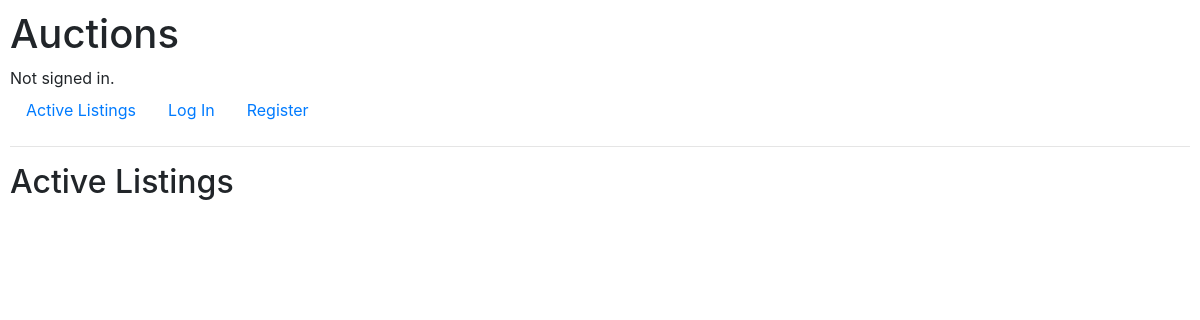
The app's page /, older data.
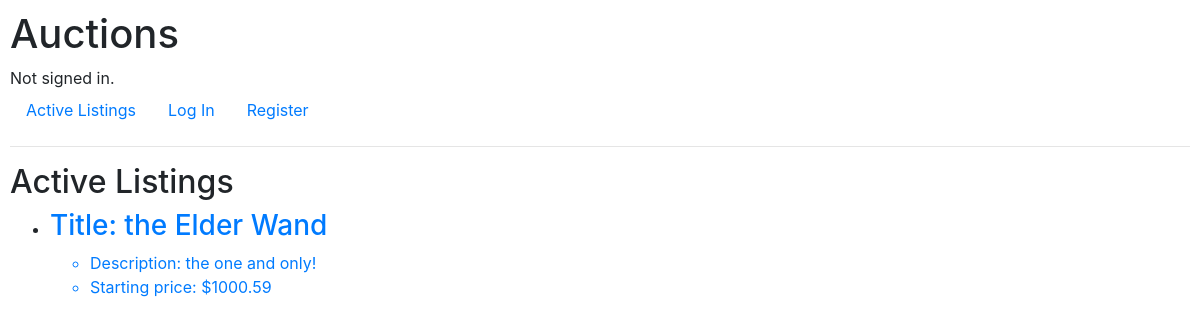
The same page, newer data.
### auctions/models.py (models this page shows, shortened)
class Listing(models.Model):
    title = models.CharField(max_length=100)
    description = models.CharField(max_length=1000)
    price = models.DecimalField(max_digits=10, decimal_places=2)
    category = models.CharField(max_length=64)
    username = models.ForeignKey(User, on_delete=models.CASCADE, related_name="owner")
    img = models.ImageField(upload_to="auctions/uploads/images", blank=True, null=True, default=None)

### auctions/views.py (the view)
# urls.py: path("", views.index, name="index"),
def index(request):
    return render(request, "auctions/index.html", {
        "listings": Listing.objects.all()
    })

### auctions/templates/auctions/index.html
{% extends "auctions/layout.html" %}
{% block body %}
    <h2>Active Listings</h2>
    {% if listings %}
        <ul>
            {% for item in listings %}
            <div>
                <li>
                    <a href="{% url 'listing_page' item.pk %}">
                        <h3>Title: {{ item.title }}</h3>
                        <ul>
                            <li>Description: {{ item.description }}</li>
                            <li>Starting price: ${{ item.price }}</li>
                        </ul>
                    </a>
                </li>
            </div>
            {% endfor %}
        </ul>
    {% endif %}
{% endblock %}

Row changes from the older to the newer data that the page shows:
added Listing: title "the Elder Wand", description "the one and only!", price "1000.59"
